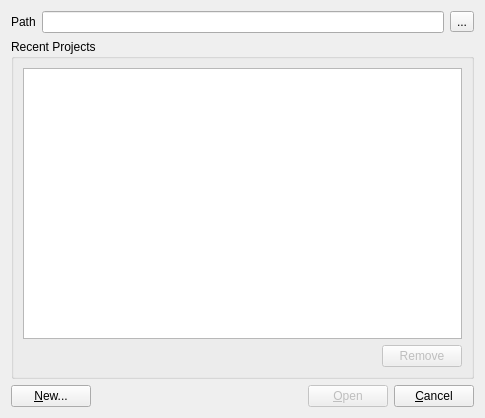
<ui version="4.0" >
 <class>OpenProjectDialog</class>
 <widget class="QDialog" name="OpenProjectDialog" >
  <property name="enabled" >
   <bool>true</bool>
  </property>
  <property name="geometry" >
   <rect>
    <x>0</x>
    <y>0</y>
    <width>485</width>
    <height>418</height>
   </rect>
  </property>
  <property name="windowTitle" >
   <string>Open Project</string>
  </property>
  <layout class="QVBoxLayout" name="verticalLayout_2" >
   <item>
    <layout class="QHBoxLayout" name="horizontalLayout" >
     <item>
      <widget class="QLabel" name="label" >
       <property name="text" >
        <string>Path</string>
       </property>
      </widget>
     </item>
     <item>
      <widget class="QLineEdit" name="pathEdit_" />
     </item>
     <item>
      <widget class="QToolButton" name="browseButton_" >
       <property name="text" >
        <string>...</string>
       </property>
      </widget>
     </item>
    </layout>
   </item>
   <item>
    <widget class="QGroupBox" name="groupBox" >
     <property name="title" >
      <string>Recent Projects</string>
     </property>
     <layout class="QVBoxLayout" name="verticalLayout" >
      <item>
       <widget class="QListWidget" name="recentProjectsList_" />
      </item>
      <item>
       <layout class="QHBoxLayout" name="horizontalLayout_2" >
        <item>
         <spacer name="horizontalSpacer" >
          <property name="orientation" >
           <enum>Qt::Horizontal</enum>
          </property>
          <property name="sizeHint" stdset="0" >
           <size>
            <width>40</width>
            <height>20</height>
           </size>
          </property>
         </spacer>
        </item>
        <item>
         <widget class="QPushButton" name="removeProjectButton_" >
          <property name="enabled" >
           <bool>false</bool>
          </property>
          <property name="text" >
           <string>Remove</string>
          </property>
         </widget>
        </item>
       </layout>
      </item>
     </layout>
    </widget>
   </item>
   <item>
    <layout class="QHBoxLayout" name="horizontalLayout_3" >
     <item>
      <widget class="QPushButton" name="newButton_" >
       <property name="text" >
        <string>&amp;New...</string>
       </property>
      </widget>
     </item>
     <item>
      <spacer name="horizontalSpacer_2" >
       <property name="orientation" >
        <enum>Qt::Horizontal</enum>
       </property>
       <property name="sizeHint" stdset="0" >
        <size>
         <width>40</width>
         <height>20</height>
        </size>
       </property>
      </spacer>
     </item>
     <item>
      <widget class="QPushButton" name="openButton_" >
       <property name="enabled" >
        <bool>false</bool>
       </property>
       <property name="text" >
        <string>&amp;Open</string>
       </property>
       <property name="default" >
        <bool>true</bool>
       </property>
      </widget>
     </item>
     <item>
      <widget class="QPushButton" name="cancelButton_" >
       <property name="text" >
        <string>&amp;Cancel</string>
       </property>
      </widget>
     </item>
    </layout>
   </item>
  </layout>
 </widget>
 <tabstops>
  <tabstop>pathEdit_</tabstop>
  <tabstop>browseButton_</tabstop>
  <tabstop>recentProjectsList_</tabstop>
  <tabstop>removeProjectButton_</tabstop>
  <tabstop>newButton_</tabstop>
  <tabstop>openButton_</tabstop>
  <tabstop>cancelButton_</tabstop>
 </tabstops>
 <resources/>
 <connections>
  <connection>
   <sender>cancelButton_</sender>
   <signal>clicked()</signal>
   <receiver>OpenProjectDialog</receiver>
   <slot>reject()</slot>
   <hints>
    <hint type="sourcelabel" >
     <x>427</x>
     <y>393</y>
    </hint>
    <hint type="destinationlabel" >
     <x>281</x>
     <y>394</y>
    </hint>
   </hints>
  </connection>
  <connection>
   <sender>newButton_</sender>
   <signal>clicked()</signal>
   <receiver>OpenProjectDialog</receiver>
   <slot>newProject()</slot>
   <hints>
    <hint type="sourcelabel" >
     <x>68</x>
     <y>392</y>
    </hint>
    <hint type="destinationlabel" >
     <x>134</x>
     <y>387</y>
    </hint>
   </hints>
  </connection>
  <connection>
   <sender>pathEdit_</sender>
   <signal>textChanged(QString)</signal>
   <receiver>OpenProjectDialog</receiver>
   <slot>pathChanged(QString)</slot>
   <hints>
    <hint type="sourcelabel" >
     <x>355</x>
     <y>20</y>
    </hint>
    <hint type="destinationlabel" >
     <x>483</x>
     <y>42</y>
    </hint>
   </hints>
  </connection>
  <connection>
   <sender>recentProjectsList_</sender>
   <signal>itemSelectionChanged()</signal>
   <receiver>OpenProjectDialog</receiver>
   <slot>recentProjectSelected()</slot>
   <hints>
    <hint type="sourcelabel" >
     <x>180</x>
     <y>137</y>
    </hint>
    <hint type="destinationlabel" >
     <x>482</x>
     <y>159</y>
    </hint>
   </hints>
  </connection>
  <connection>
   <sender>removeProjectButton_</sender>
   <signal>clicked()</signal>
   <receiver>OpenProjectDialog</receiver>
   <slot>removeProject()</slot>
   <hints>
    <hint type="sourcelabel" >
     <x>439</x>
     <y>336</y>
    </hint>
    <hint type="destinationlabel" >
     <x>480</x>
     <y>351</y>
    </hint>
   </hints>
  </connection>
  <connection>
   <sender>browseButton_</sender>
   <signal>clicked()</signal>
   <receiver>OpenProjectDialog</receiver>
   <slot>browse()</slot>
   <hints>
    <hint type="sourcelabel" >
     <x>462</x>
     <y>21</y>
    </hint>
    <hint type="destinationlabel" >
     <x>482</x>
     <y>13</y>
    </hint>
   </hints>
  </connection>
  <connection>
   <sender>openButton_</sender>
   <signal>clicked()</signal>
   <receiver>OpenProjectDialog</receiver>
   <slot>accept()</slot>
   <hints>
    <hint type="sourcelabel" >
     <x>356</x>
     <y>399</y>
    </hint>
    <hint type="destinationlabel" >
     <x>298</x>
     <y>374</y>
    </hint>
   </hints>
  </connection>
 </connections>
 <slots>
  <slot>newProject()</slot>
  <slot>pathChanged(QString)</slot>
  <slot>recentProjectSelected()</slot>
  <slot>removeProject()</slot>
  <slot>browse()</slot>
 </slots>
</ui>
